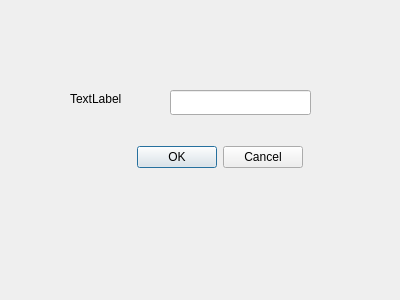
<?xml version="1.0" encoding="UTF-8"?>
<ui version="4.0">
 <class>Dialog</class>
 <widget class="QDialog" name="Dialog">
  <property name="geometry">
   <rect>
    <x>0</x>
    <y>0</y>
    <width>400</width>
    <height>300</height>
   </rect>
  </property>
  <property name="windowTitle">
   <string>Dialog</string>
  </property>
  <widget class="QLabel" name="label">
   <property name="geometry">
    <rect>
     <x>70</x>
     <y>90</y>
     <width>81</width>
     <height>18</height>
    </rect>
   </property>
   <property name="text">
    <string>TextLabel</string>
   </property>
  </widget>
  <widget class="QLineEdit" name="lineEdit">
   <property name="geometry">
    <rect>
     <x>170</x>
     <y>90</y>
     <width>141</width>
     <height>25</height>
    </rect>
   </property>
  </widget>
  <widget class="QDialogButtonBox" name="buttonBox">
   <property name="geometry">
    <rect>
     <x>70</x>
     <y>140</y>
     <width>233</width>
     <height>34</height>
    </rect>
   </property>
   <property name="standardButtons">
    <set>QDialogButtonBox::Cancel|QDialogButtonBox::Ok</set>
   </property>
  </widget>
 </widget>
 <resources/>
 <connections/>
</ui>
